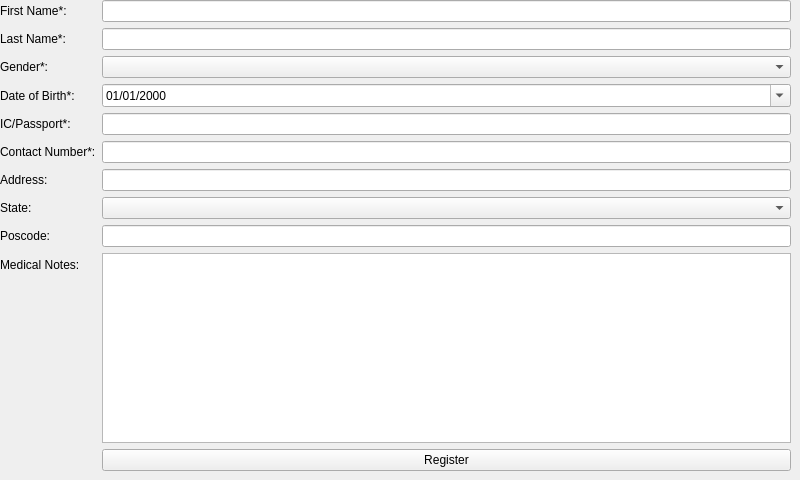
      <widget class="QWidget" name="newRegistration">
       <attribute name="title">
        <string>New Patient Registration</string>
       </attribute>
       <widget class="QWidget" name="formLayoutWidget">
        <property name="geometry">
         <rect>
          <x>0</x>
          <y>0</y>
          <width>791</width>
          <height>471</height>
         </rect>
        </property>
        <layout class="QFormLayout" name="nRegistrationContainer">
         <item row="0" column="0">
          <widget class="QLabel" name="receptionistfNameLabel">
           <property name="text">
            <string>First Name*:</string>
           </property>
          </widget>
         </item>
         <item row="0" column="1">
          <widget class="QLineEdit" name="receptionistfName"/>
         </item>
         <item row="1" column="0">
          <widget class="QLabel" name="receptionistlNameLabel">
           <property name="text">
            <string>Last Name*:</string>
           </property>
          </widget>
         </item>
         <item row="1" column="1">
          <widget class="QLineEdit" name="receptionistlName"/>
         </item>
         <item row="2" column="0">
          <widget class="QLabel" name="receptionistgenderLabel">
           <property name="text">
            <string>Gender*:</string>
           </property>
          </widget>
         </item>
         <item row="2" column="1">
          <widget class="QComboBox" name="receptionistgender">
           <property name="currentIndex">
            <number>-1</number>
           </property>
           <item>
            <property name="text">
             <string>MALE</string>
            </property>
           </item>
           <item>
            <property name="text">
             <string>FEMALE</string>
            </property>
           </item>
          </widget>
         </item>
         <item row="3" column="0">
          <widget class="QLabel" name="receptionistdobLabel">
           <property name="text">
            <string>Date of Birth*:</string>
           </property>
          </widget>
         </item>
         <item row="3" column="1">
          <widget class="QDateEdit" name="receptionistdob">
           <property name="currentSection">
            <enum>QDateTimeEdit::DaySection</enum>
           </property>
           <property name="displayFormat">
            <string>dd/MM/yyyy</string>
           </property>
           <property name="calendarPopup">
            <bool>true</bool>
           </property>
           <property name="currentSectionIndex">
            <number>0</number>
           </property>
          </widget>
         </item>
         <item row="4" column="0">
          <widget class="QLabel" name="receptionistidLabel">
           <property name="text">
            <string>IC/Passport*:</string>
           </property>
          </widget>
         </item>
         <item row="4" column="1">
          <widget class="QLineEdit" name="receptionistid"/>
         </item>
         <item row="5" column="1">
          <widget class="QLineEdit" name="receptionistcNumber">
           <property name="inputMask">
            <string>0000000000000</string>
           </property>
           <property name="maxLength">
            <number>13</number>
           </property>
          </widget>
         </item>
         <item row="6" column="0">
          <widget class="QLabel" name="receptionistAddressLabel">
           <property name="text">
            <string>Address:</string>
           </property>
          </widget>
         </item>
         <item row="6" column="1">
          <widget class="QLineEdit" name="receptionistAddress">
           <property name="frame">
            <bool>true</bool>
           </property>
           <property name="clearButtonEnabled">
            <bool>false</bool>
           </property>
          </widget>
         </item>
         <item row="7" column="0">
          <widget class="QLabel" name="receptioniststateLabel">
           <property name="text">
            <string>State:</string>
           </property>
          </widget>
         </item>
         <item row="7" column="1">
          <widget class="QComboBox" name="receptioniststate">
           <property name="currentIndex">
            <number>-1</number>
           </property>
           <item>
            <property name="text">
             <string>JOHOR</string>
            </property>
           </item>
           <item>
            <property name="text">
             <string>KEDAH</string>
            </property>
           </item>
           <item>
            <property name="text">
             <string>KELANTAN</string>
            </property>
           </item>
           <item>
            <property name="text">
             <string>KUALA LUMPUR</string>
            </property>
           </item>
           <item>
            <property name="text">
             <string>LABUAN</string>
            </property>
           </item>
           <item>
            <property name="text">
             <string>MELAKA</string>
            </property>
           </item>
           <item>
            <property name="text">
             <string>NEGERI SEMBILAN</string>
            </property>
           </item>
           <item>
            <property name="text">
             <string>PAHANG</string>
            </property>
           </item>
           <item>
            <property name="text">
             <string>PULAU PINANG</string>
            </property>
           </item>
           <item>
            <property name="text">
             <string>PERAK</string>
            </property>
           </item>
           <item>
            <property name="text">
             <string>PERLIS</string>
            </property>
           </item>
           <item>
            <property name="text">
             <string>PUTRAJAYA</string>
            </property>
           </item>
           <item>
            <property name="text">
             <string>SABAH</string>
            </property>
           </item>
           <item>
            <property name="text">
             <string>SARAWAK</string>
            </property>
           </item>
           <item>
            <property name="text">
             <string>SELANGOR</string>
            </property>
           </item>
           <item>
            <property name="text">
             <string>TERENGGANU</string>
            </property>
           </item>
           <item>
            <property name="text">
             <string>OTHERS</string>
            </property>
           </item>
          </widget>
         </item>
         <item row="8" column="0">
          <widget class="QLabel" name="receptionistposcodeLabel">
           <property name="text">
            <string>Poscode:</string>
           </property>
          </widget>
         </item>
         <item row="8" column="1">
          <widget class="QLineEdit" name="receptionistposcode">
           <property name="inputMask">
            <string>00000</string>
           </property>
           <property name="placeholderText">
            <string/>
           </property>
           <property name="clearButtonEnabled">
            <bool>false</bool>
           </property>
          </widget>
         </item>
         <item row="9" column="0">
          <widget class="QLabel" name="receptionistmedicalNotesLabel">
           <property name="text">
            <string>Medical Notes:</string>
           </property>
          </widget>
         </item>
         <item row="9" column="1">
          <widget class="QPlainTextEdit" name="receptionistmedicalNotes"/>
         </item>
         <item row="10" column="1">
          <widget class="QPushButton" name="receptionistAddNewPatient">
           <property name="text">
            <string>Register</string>
           </property>
          </widget>
         </item>
         <item row="5" column="0">
          <widget class="QLabel" name="receptionistcNumberLabel">
           <property name="text">
            <string>Contact Number*:</string>
           </property>
          </widget>
         </item>
        </layout>
       </widget>
      </widget>
